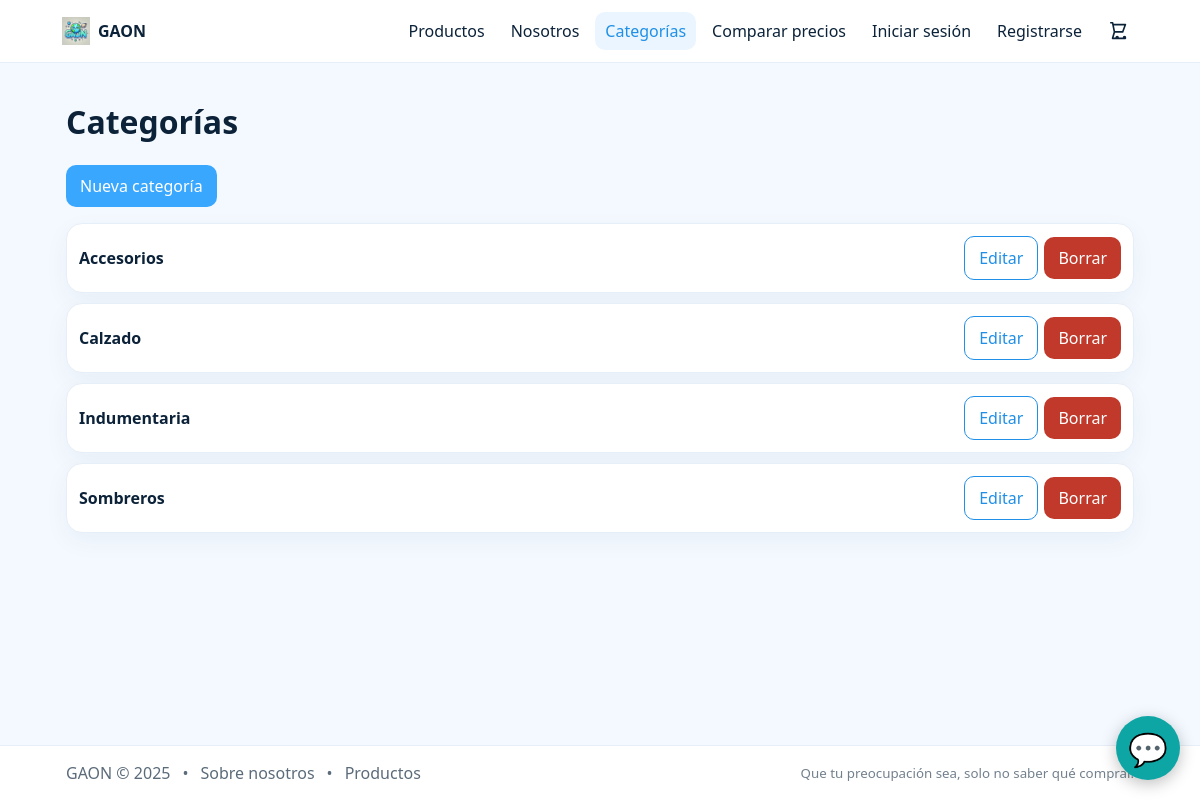
The page /categories/manage/ (signed in) on the database as committed earlier.
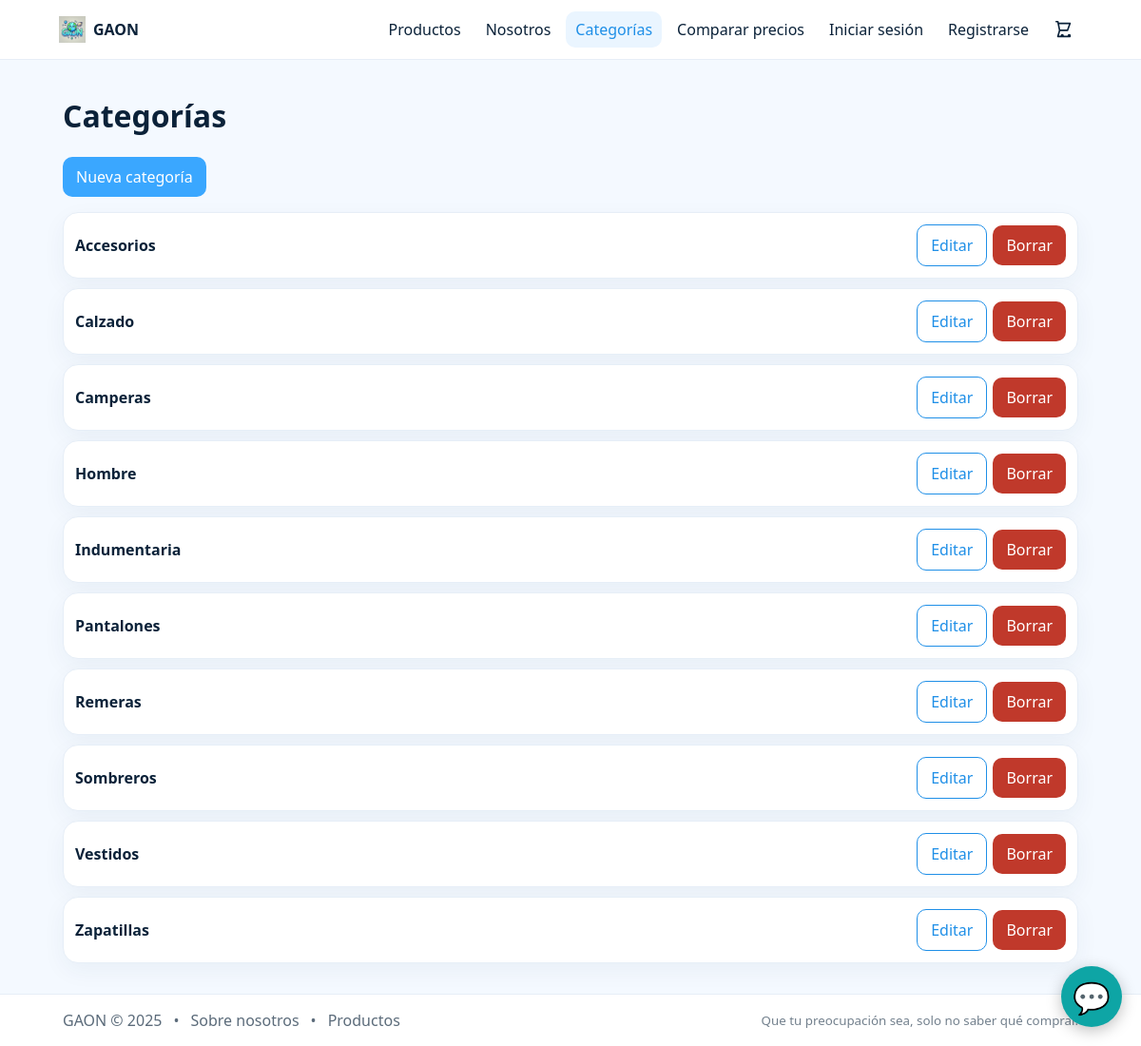
The same page on the database as committed later.
### products/models.py (models this page shows, shortened)
class Category(models.Model):
    nombre = models.CharField(max_length=100, unique=True)
    slug = models.SlugField(max_length=120, unique=True, blank=True)
    class Meta:
        ordering = ["nombre"]

### products/web_views.py (the view)
# urls.py: path("manage/", web_views.category_list, name="category-manage"),
@login_required
def category_list(request):
    if not _is_staff(request.user):
        return HttpResponseForbidden("Solo staff.")
    qs = Category.objects.order_by("nombre")
    return render(request, "categories/manage/list.html", {"items": qs})

### products/web_views.py (called while the page is built)
def _is_staff(user) -> bool:
    return bool(user.is_staff or user.is_superuser)

### templates/categories/manage/list.html (shortened to what this page needs)
{% extends "base.html" %}
{% block content %}
<h1>Categorías</h1>
<div class="row" style="margin:10px 0">
  <a class="btn" href="/categories/manage/new/">Nueva categoría</a>
</div>
<div class="grid" style="grid-template-columns:1fr;gap:10px">
  {% for c in items %}
  <div class="card pad row" style="justify-content:space-between">
    <div><b>{{ c.nombre }}</b></div>
    <div class="row" style="gap:6px">
      <a class="btn outline" href="/categories/manage/{{ c.id }}/edit/">Editar</a>
      <a class="btn" style="background:#c0392b" href="/categories/manage/{{ c.id }}/delete/">Borrar</a>
    </div>
  </div>
  {% empty %}
  <p>No hay categorías.</p>
  {% endfor %}
</div>
{% endblock %}

Rows that differ between the two databases and show on the page:
added Category: nombre "Camperas"
added Category: nombre "Hombre"
added Category: nombre "Pantalones"
added Category: nombre "Remeras"
added Category: nombre "Vestidos"
added Category: nombre "Zapatillas"
